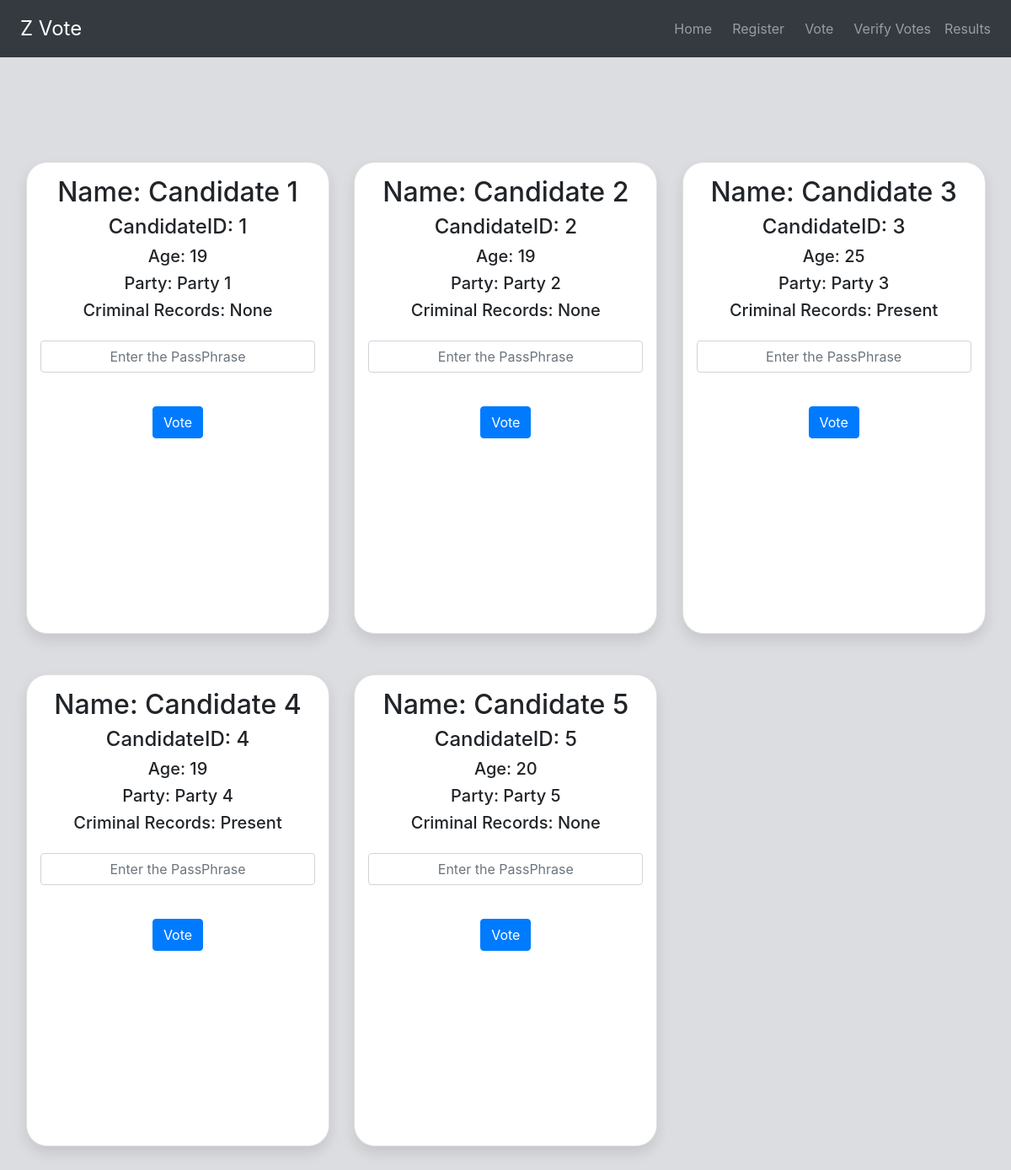
Before: /vote/ with the older database file.
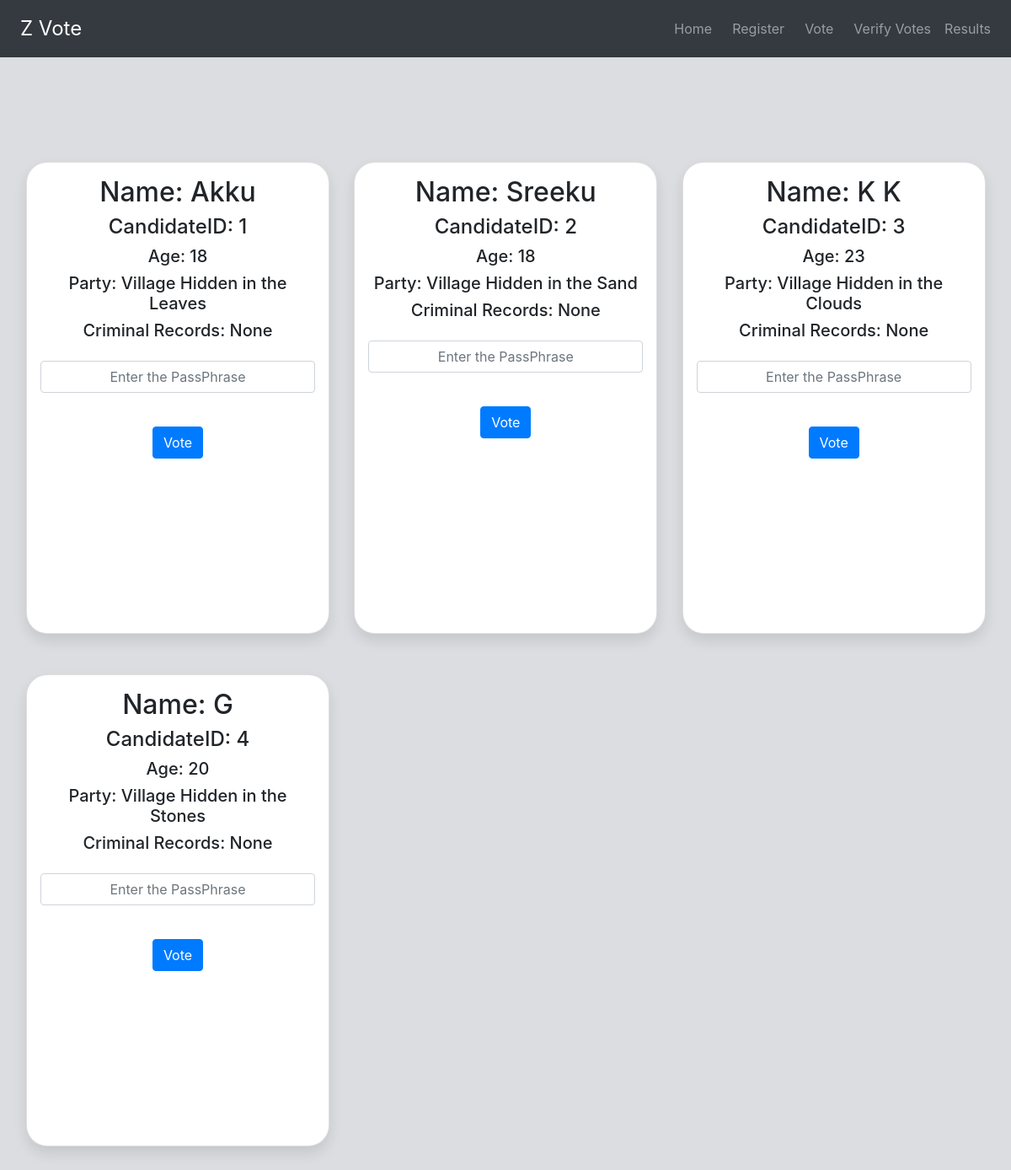
After: the same page with the newer database file.
### poll/models.py (models this page shows, shortened)
class Candidate(models.Model):
    candidateID = models.IntegerField(primary_key=True)
    name = models.CharField(max_length=100)
    age = models.IntegerField(default=18)
    party = models.CharField(max_length=100)
    criminalRecords = models.BooleanField(default=False)
    count = models.IntegerField(default=0)

### poll/views.py (the view)
# urls.py: path('vote/', views.vote, name='vote'),
def vote(request):
    candidates = models.Candidate.objects.all()
    context = {'candidates': candidates}
    return render(request, 'poll/vote.html', context)

### poll/templates/poll/vote.html (shortened to what this page needs)
{% extends './base.html' %}
{% block content %}
<body>
    <div class="row text-center p-3">
        {% if candidates %}
        {% for candidate in candidates %}
        <div class="col-md-4">
            <div class="card p-3 mt-5 mx-auto"
            style="border-radius: 25px; width: 30vw; height: 70vh; box-shadow: 0 0.5rem 1rem 0 rgba(0, 0, 0, 0.1);
        font-size: 1.4vw;">
                <h2>Name: {{ candidate.name }}</h2>
                <h4>CandidateID: {{ candidate.candidateID }}</h4>
                <h5>Age: {{ candidate.age }}</h5>
                <h5>Party: {{ candidate.party }}</h5>
                <h5>Criminal Records: {% if candidate.criminalRecords == False %} None {% else %} Present {% endif %}
                </h5>
                <form action="{% url 'create' pk=candidate.candidateID %}" method="POST" class="form-group">
                    <input type="text" name="phrase" class="form-control my-3" placeholder="Enter the PassPhrase" style="text-align: center;" required>
                    <input type="submit" value="Vote" class="btn btn-primary my-4">
                </form>
            </div>
        </div>
        {% endfor %}
        {% else %}
        <p>No candidates yet</p>
        {% endif %}
    </div>
</body>
{% endblock %}

### poll/templates/poll/base.html (shortened to what this page needs)
<!DOCTYPE html>
<html lang="en">
<head>
    <link href="https://stackpath.bootstrapcdn.com/bootstrap/4.4.1/css/bootstrap.min.css" rel="stylesheet">
</head>
<body>
    <nav class='navbar navbar-expand-lg navbar-dark bg-dark justify-content-between'>
        <a href="{% url 'home' %}" class="navbar-brand p-2" style="font-size: 2vw;">Z Vote</a>
        <ul class="navbar-nav">
            <li class="nav-item mr-2">
                <a href="{% url 'home' %}" class="nav-link">Home</a>
            </li>
            <li class="nav-item mr-2">
                <a href="{% url 'register' %}" class="nav-link">Register</a>
            </li>
            <li class="nav-item mr-2">
                <a href="{% url 'login' %}" class="nav-link">Vote</a>
            </li>
            <li class="nav-item">
                <a href="{% url 'verify' %}" class="nav-link">Verify Votes</a>
            </li>
            <li class="nav-item">
                <a href="{% url 'result' %}" class="nav-link">Results</a>
            </li>
        </ul>
    </nav>
    <div class="container-fluid bg1">
                {% block content %}
                {% endblock %}
    </div>
</body>

### poll/templates/poll/base.html (style rules this page uses)
.bg1 { background-color: #dcdde1; padding-top: 5%; padding-bottom: 31%; }

Changed rows visible on the page:
removed Candidate: name "Candidate 5", candidateID "5", age "20", party "Party 5", criminalRecords "None"
changed Candidate id 1: name "Candidate 1" → "Akku"; age "19" → "18"; party "Party 1" → "Village Hidden in the Leaves"
changed Candidate id 2: name "Candidate 2" → "Sreeku"; age "19" → "18"; party "Party 2" → "Village Hidden in the Sand"
changed Candidate id 3: name "Candidate 3" → "K K"; age "25" → "23"; party "Party 3" → "Village Hidden in the Clouds"; criminalRecords "Present" → "None"
changed Candidate id 4: name "Candidate 4" → "G"; age "19" → "20"; party "Party 4" → "Village Hidden in the Stones"; criminalRecords "Present" → "None"
